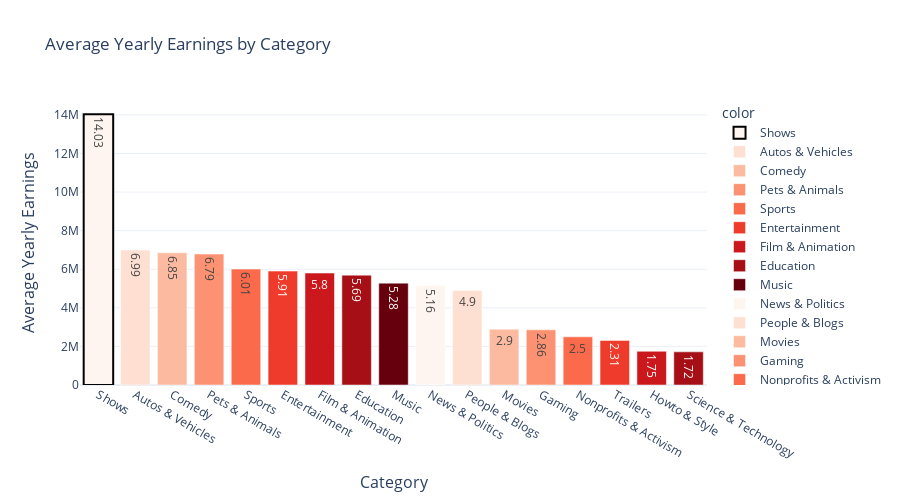

Source (notebook cell):
### Markdown cell above
<a id="3.2"></a>
##  <div style="text-align: left; background-color: #F75D59; font-family: Times New Roman; color: white; padding: 6px; line-height: 1;border-radius:10px">3.2. Category vs Yearly Earnings </div>

### Code cell
categories = df.groupby('category')['average_yearly_earnings'].mean().sort_values(ascending=False)

fig = go.Figure(data=px.bar(x=categories.index, 
                            y=categories.values,
                            color = categories.index,
                            color_discrete_sequence=color_scheme,
                            title='Average Yearly Earnings by Category',
                            template = 'plotly_white',
                            text = np.round(categories.values/1000000,2),
                            height=500))

fig.data[0].marker.line.width = 2
fig.data[0].marker.line.color = "black"

fig.update_layout(
    xaxis=dict(
        title='Category',
        titlefont_size=16
    ),
    yaxis=dict(
        title='Average Yearly Earnings',
        titlefont_size=16
    ),
)

fig.show()

### Figure 1 — Plotly figure (JSON) as saved in the notebook; plotly's stock layout.template omitted (floating-point values rounded to 4 significant figures)
{"data": [{"alignmentgroup": "True", "hovertemplate": "color=Shows<br>x=%{x}<br>y=%{y}<br>text=%{text}<extra></extra>", "legendgroup": "Shows", "marker": {"color": "rgb(255,245,240)", "line": {"color": "black", "width": 2}, "pattern": {"shape": ""}}, "name": "Shows", "offsetgroup": "Shows", "orientation": "v", "showlegend": true, "text": [14.03], "textposition": "auto", "type": "bar", "x": ["Shows"], "xaxis": "x", "y": [14030000.0], "yaxis": "y"}, {"alignmentgroup": "True", "hovertemplate": "color=Autos & Vehicles<br>x=%{x}<br>y=%{y}<br>text=%{text}<extra></extra>", "legendgroup": "Autos & Vehicles", "marker": {"color": "rgb(254,224,210)", "pattern": {"shape": ""}}, "name": "Autos & Vehicles", "offsetgroup": "Autos & Vehicles", "orientation": "v", "showlegend": true, "text": [6.99], "textposition": "auto", "type": "bar", "x": ["Autos & Vehicles"], "xaxis": "x", "y": [6994875], "yaxis": "y"}, {"alignmentgroup": "True", "hovertemplate": "color=Comedy<br>x=%{x}<br>y=%{y}<br>text=%{text}<extra></extra>", "legendgroup": "Comedy", "marker": {"color": "rgb(252,187,161)", "pattern": {"shape": ""}}, "name": "Comedy", "offsetgroup": "Comedy", "orientation": "v", "showlegend": true, "text": [6.85], "textposition": "auto", "type": "bar", "x": ["Comedy"], "xaxis": "x", "y": [6852000.0], "yaxis": "y"}, {"alignmentgroup": "True", "hovertemplate": "color=Pets & Animals<br>x=%{x}<br>y=%{y}<br>text=%{text}<extra></extra>", "legendgroup": "Pets & Animals", "marker": {"color": "rgb(252,146,114)", "pattern": {"shape": ""}}, "name": "Pets & Animals", "offsetgroup": "Pets & Animals", "orientation": "v", "showlegend": true, "text": [6.79], "textposition": "auto", "type": "bar", "x": ["Pets & Animals"], "xaxis": "x", "y": [6789000.0], "yaxis": "y"}, {"alignmentgroup": "True", "hovertemplate": "color=Sports<br>x=%{x}<br>y=%{y}<br>text=%{text}<extra></extra>", "legendgroup": "Sports", "marker": {"color": "rgb(251,106,74)", "pattern": {"shape": ""}}, "name": "Sports", "offsetgroup": "Sports", "orientation": "v", "showlegend": true, "text": [6.01], "textposition": "auto", "type": "bar", "x": ["Sports"], "xaxis": "x", "y": [6009000.0], "yaxis": "y"}, {"alignmentgroup": "True", "hovertemplate": "color=Entertainment<br>x=%{x}<br>y=%{y}<br>text=%{text}<extra></extra>", "legendgroup": "Entertainment", "marker": {"color": "rgb(239,59,44)", "pattern": {"shape": ""}}, "name": "Entertainment", "offsetgroup": "Entertainment", "orientation": "v", "showlegend": true, "text": [5.91], "textposition": "auto", "type": "bar", "x": ["Entertainment"], "xaxis": "x", "y": [5906000.0], "yaxis": "y"}, {"alignmentgroup": "True", "hovertemplate": "color=Film & Animation<br>x=%{x}<br>y=%{y}<br>text=%{text}<extra></extra>", "legendgroup": "Film & Animation", "marker": {"color": "rgb(203,24,29)", "pattern": {"shape": ""}}, "name": "Film & Animation", "offsetgroup": "Film & Animation", "orientation": "v", "showlegend": true, "text": [5.8], "textposition": "auto", "type": "bar", "x": ["Film & Animation"], "xaxis": "x", "y": [5803000.0], "yaxis": "y"}, {"alignmentgroup": "True", "hovertemplate": "color=Education<br>x=%{x}<br>y=%{y}<br>text=%{text}<extra></extra>", "legendgroup": "Education", "marker": {"color": "rgb(165,15,21)", "pattern": {"shape": ""}}, "name": "Education", "offsetgroup": "Education", "orientation": "v", "showlegend": true, "text": [5.69], "textposition": "auto", "type": "bar", "x": ["Education"], "xaxis": "x", "y": [5694000.0], "yaxis": "y"}, {"alignmentgroup": "True", "hovertemplate": "color=Music<br>x=%{x}<br>y=%{y}<br>text=%{text}<extra></extra>", "legendgroup": "Music", "marker": {"color": "rgb(103,0,13)", "pattern": {"shape": ""}}, "name": "Music", "offsetgroup": "Music", "orientation": "v", "showlegend": true, "text": [5.28], "textposition": "auto", "type": "bar", "x": ["Music"], "xaxis": "x", "y": [5281000.0], "yaxis": "y"}, {"alignmentgroup": "True", "hovertemplate": "color=News & Politics<br>x=%{x}<br>y=%{y}<br>text=%{text}<extra></extra>", "legendgroup": "News & Politics", "marker": {"color": "rgb(255,245,240)", "pattern": {"shape": ""}}, "name": "News & Politics", "offsetgroup": "News & Politics", "orientation": "v", "showlegend": true, "text": [5.16], "textposition": "auto", "type": "bar", "x": ["News & Politics"], "xaxis": "x", "y": [5157000], "yaxis": "y"}, {"alignmentgroup": "True", "hovertemplate": "color=People & Blogs<br>x=%{x}<br>y=%{y}<br>text=%{text}<extra></extra>", "legendgroup": "People & Blogs", "marker": {"color": "rgb(254,224,210)", "pattern": {"shape": ""}}, "name": "People & Blogs", "offsetgroup": "People & Blogs", "orientation": "v", "showlegend": true, "text": [4.9], "textposition": "auto", "type": "bar", "x": ["People & Blogs"], "xaxis": "x", "y": [4901000.0], "yaxis": "y"}, {"alignmentgroup": "True", "hovertemplate": "color=Movies<br>x=%{x}<br>y=%{y}<br>text=%{text}<extra></extra>", "legendgroup": "Movies", "marker": {"color": "rgb(252,187,161)", "pattern": {"shape": ""}}, "name": "Movies", "offsetgroup": "Movies", "orientation": "v", "showlegend": true, "text": [2.9], "textposition": "auto", "type": "bar", "x": ["Movies"], "xaxis": "x", "y": [2895525], "yaxis": "y"}, {"alignmentgroup": "True", "hovertemplate": "color=Gaming<br>x=%{x}<br>y=%{y}<br>text=%{text}<extra></extra>", "legendgroup": "Gaming", "marker": {"color": "rgb(252,146,114)", "pattern": {"shape": ""}}, "name": "Gaming", "offsetgroup": "Gaming", "orientation": "v", "showlegend": true, "text": [2.86], "textposition": "auto", "type": "bar", "x": ["Gaming"], "xaxis": "x", "y": [2861000.0], "yaxis": "y"}, {"alignmentgroup": "True", "hovertemplate": "color=Nonprofits & Activism<br>x=%{x}<br>y=%{y}<br>text=%{text}<extra></extra>", "legendgroup": "Nonprofits & Activism", "marker": {"color": "rgb(251,106,74)", "pattern": {"shape": ""}}, "name": "Nonprofits & Activism", "offsetgroup": "Nonprofits & Activism", "orientation": "v", "showlegend": true, "text": [2.5], "textposition": "auto", "type": "bar", "x": ["Nonprofits & Activism"], "xaxis": "x", "y": [2496375], "yaxis": "y"}, {"alignmentgroup": "True", "hovertemplate": "color=Trailers<br>x=%{x}<br>y=%{y}<br>text=%{text}<extra></extra>", "legendgroup": "Trailers", "marker": {"color": "rgb(239,59,44)", "pattern": {"shape": ""}}, "name": "Trailers", "offsetgroup": "Trailers", "orientation": "v", "showlegend": true, "text": [2.31], "textposition": "auto", "type": "bar", "x": ["Trailers"], "xaxis": "x", "y": [2310700], "yaxis": "y"}, {"alignmentgroup": "True", "hovertemplate": "color=Howto & Style<br>x=%{x}<br>y=%{y}<br>text=%{text}<extra></extra>", "legendgroup": "Howto & Style", "marker": {"color": "rgb(203,24,29)", "pattern": {"shape": ""}}, "name": "Howto & Style", "offsetgroup": "Howto & Style", "orientation": "v", "showlegend": true, "text": [1.75], "textposition": "auto", "type": "bar", "x": ["Howto & Style"], "xaxis": "x", "y": [1748000.0], "yaxis": "y"}, {"alignmentgroup": "True", "hovertemplate": "color=Science & Technology<br>x=%{x}<br>y=%{y}<br>text=%{text}<extra></extra>", "legendgroup": "Science & Technology", "marker": {"color": "rgb(165,15,21)", "pattern": {"shape": ""}}, "name": "Science & Technology", "offsetgroup": "Science & Technology", "orientation": "v", "showlegend": true, "text": [1.72], "textposition": "auto", "type": "bar", "x": ["Science & Technology"], "xaxis": "x", "y": [1719000.0], "yaxis": "y"}], "layout": {"barmode": "relative", "height": 500, "legend": {"title": {"text": "color"}, "tracegroupgap": 0}, "title": {"text": "Average Yearly Earnings by Category"}, "xaxis": {"anchor": "y", "domain": [0, 1], "title": {"font": {"size": 16}, "text": "Category"}}, "yaxis": {"anchor": "x", "domain": [0, 1], "title": {"font": {"size": 16}, "text": "Average Yearly Earnings"}}}}
